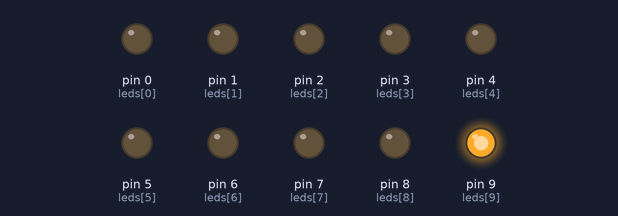
Bench run of a sketch on a simulated Arduino Uno, built with avr-gcc and run on an emulated ATmega328P. Shown: output pins drawn as LEDs (lit = HIGH).

Above: at 0.05 s.
At 0.55 s:
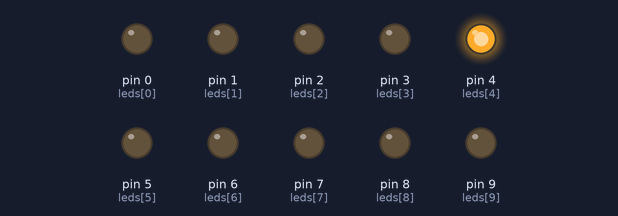
At 1.05 s:
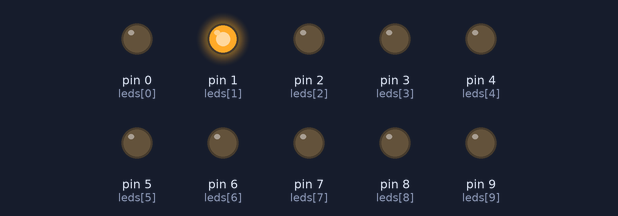
At 2.15 s:
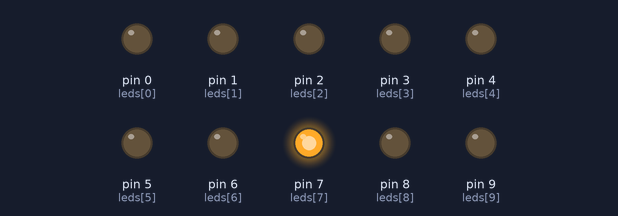
At 3.15 s:
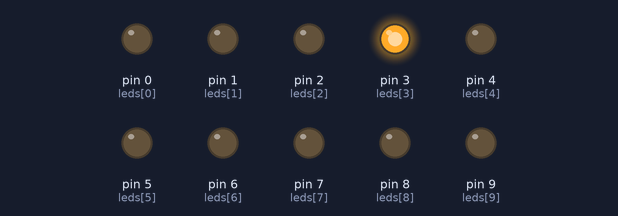
At 4.25 s:
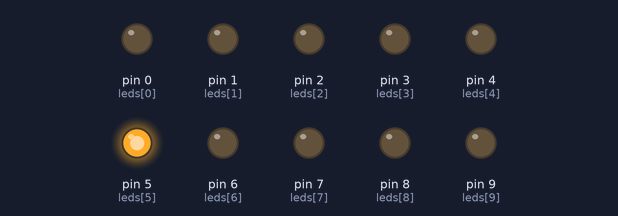
Timing chart, 0 to 4.5 s (numbered marks = the images above):
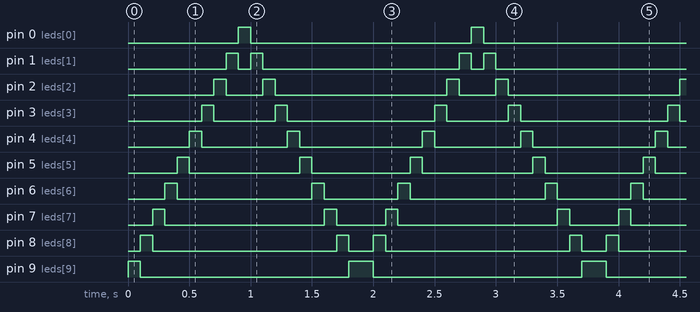

Measured:
- by itself, pin 0 (leds[0]): alternates HIGH for 0.10 s and LOW for 1.8 s
- by itself, pin 1 (leds[1]): repeats every 1.9 s: LOW 0.10 s, HIGH 0.10 s, LOW 1.6 s, HIGH 0.10 s
- by itself, pin 2 (leds[2]): repeats every 1.9 s: LOW 0.30 s, HIGH 0.10 s, LOW 1.4 s, HIGH 0.10 s
- by itself, pin 3 (leds[3]): repeats every 1.9 s: LOW 0.50 s, HIGH 0.10 s, LOW 1.2 s, HIGH 0.10 s
- by itself, pin 4 (leds[4]): repeats every 1.9 s: LOW 0.70 s, HIGH 0.10 s, LOW 1.0 s, HIGH 0.10 s
- by itself, pin 5 (leds[5]): alternates HIGH for 0.10 s and LOW for 0.90 s
- by itself, pin 6 (leds[6]): repeats every 1.9 s: LOW 1.1 s, HIGH 0.10 s, LOW 0.60 s, HIGH 0.10 s
- by itself, pin 7 (leds[7]): repeats every 1.9 s: LOW 1.3 s, HIGH 0.10 s, LOW 0.40 s, HIGH 0.10 s

The sketch:

knight_rider.ino
```cpp
int leds[10] = {0,1,2,3,4,5,6,7,8,9};
void setup()
{
  for(int i=0;i<10;i++){
  pinMode(leds[i],OUTPUT);
  }
}

void loop()
{
  for(int i= 9; i>0; i--){
  digitalWrite(i,HIGH);
  delay(100);
  digitalWrite(i,LOW);
  }

  for(int i= 0; i<10; i++){
  digitalWrite(i,HIGH);
  delay(100);
  digitalWrite(i,LOW);
  }
}
```
